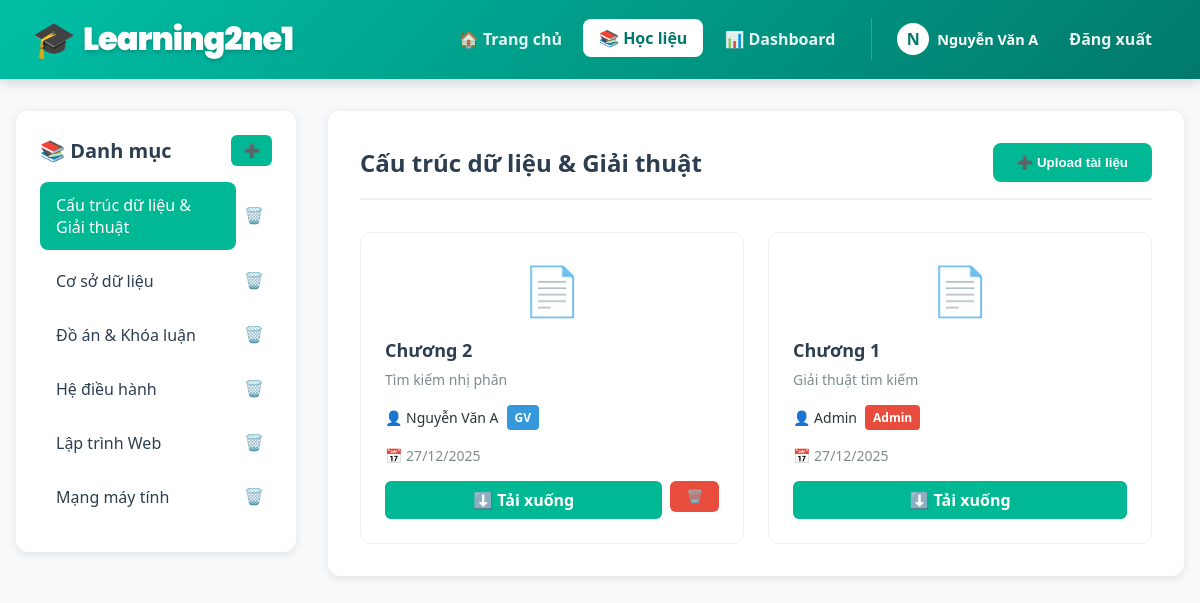
Screenshot of /pages/resources.php (signed in) with the database file from the repository.
### tables this page shows
CREATE TABLE `user` (
  `id_user` int(11) NOT NULL,
  `ho_ten` varchar(1000) NOT NULL,
  `username` varchar(100) NOT NULL,
  `password` varchar(100) NOT NULL,
  `account_level` int(11) NOT NULL DEFAULT '2'
);

CREATE TABLE `danh_muc_tai_lieu` (
  `id_danh_muc` int(11) NOT NULL,
  `ten_danh_muc` varchar(255) NOT NULL
);

CREATE TABLE `tai_lieu` (
  `id_tai_lieu` int(11) NOT NULL,
  `id_danh_muc` int(11) NOT NULL,
  `id_user` int(11) NOT NULL,
  `tieu_de` varchar(500) NOT NULL,
  `mo_ta` text,
  `duong_dan_file` varchar(500) NOT NULL,
  `ngay_upload` timestamp NOT NULL DEFAULT CURRENT_TIMESTAMP
);

### includes/functions.php (called while the page is built, shortened)
<?php
function isLoggedIn()
{
    return isset($_SESSION['user_id']);
}
function getCurrentUser($pdo)
{
    $stmt = $pdo->prepare("SELECT * FROM user WHERE id_user = ?");
    $stmt->execute([$_SESSION['user_id']]);
    return $stmt->fetch();
}

### pages/resources.php (the view, shortened to what this page needs)
<?php
require_once '../config.php';
require_once '../includes/functions.php';
$current_user = getCurrentUser($pdo);
$can_upload = ($current_user['account_level'] <= 1);
$stmt = $pdo->query("SELECT * FROM danh_muc_tai_lieu ORDER BY ten_danh_muc ASC");
$categories = $stmt->fetchAll();
$selected_category = isset($_GET['category']) ? (int)$_GET['category'] : ($categories[0]['id_danh_muc'] ?? 0);
if ($selected_category > 0) {
    $stmt = $pdo->prepare("
        SELECT t.*, u.ho_ten, u.account_level
        FROM tai_lieu t
        JOIN user u ON t.id_user = u.id_user
        WHERE t.id_danh_muc = ?
        ORDER BY t.ngay_upload DESC
    ");
    $stmt->execute([$selected_category]);
    $resources = $stmt->fetchAll();
} else {
    $resources = [];
}
$category_name = '';
if ($selected_category > 0) {
    foreach ($categories as $cat) {
        if ($cat['id_danh_muc'] == $selected_category) {
            $category_name = $cat['ten_danh_muc'];
            break;
        }
    }
}
function getFileIcon($filename)
{
    $ext = strtolower(pathinfo($filename, PATHINFO_EXTENSION));
    $icons = [
        'pdf' => '📄',
        'doc' => '📝',
        'docx' => '📝',
        'zip' => '🗜️',
        'rar' => '🗜️',
        'ppt' => '📊',
        'pptx' => '📊',
        'xls' => '📊',
        'xlsx' => '📊',
        'txt' => '📃'
    ];
    return $icons[$ext] ?? '📎';
}
?>
<!DOCTYPE html>
<html lang="vi">
<head>
    <link rel="stylesheet" href="../assets/css/style.css">
    <link rel="stylesheet" href="../assets/css/resources.css">
</head>
<body>
    <?php include '../includes/navbar.php'; ?>
    <div class="resources-container">
        <aside class="sidebar">
            <div style="display: flex; justify-content: space-between; align-items: center; margin-bottom: 1rem;">
                <h3 style="margin: 0;">📚 Danh mục</h3>
                <?php if ($can_upload): ?>
                    <button onclick="document.getElementById('createCategoryModal').style.display='flex'"
                        style="background: var(--primary-mint); color: white; border: none; padding: 0.5rem 0.75rem; border-radius: 6px; cursor: pointer; font-weight: 600;">
                        ➕
                    </button>
                <?php endif; ?>
            </div>
            <ul class="category-list">
                <?php foreach ($categories as $cat): ?>
                    <li class="category-item">
                        <a href="?category=<?= $cat['id_danh_muc'] ?>"
                            class="category-link <?= $selected_category == $cat['id_danh_muc'] ? 'active' : '' ?>">
                            <?= htmlspecialchars($cat['ten_danh_muc']) ?>
                        </a>
                        <?php if ($can_upload): ?>
                            <form method="POST" onsubmit="return confirm('Xác nhận xóa danh mục này?')">
                                <button type="submit" name="delete_category"
                                    style="background: none; border: none; color: #e74c3c; cursor: pointer; padding: 0.5rem; font-size: 1rem;"
                                    title="Xóa danh mục">
                                    🗑️
                                </button>
                            </form>
                        <?php endif; ?>
                    </li>
                <?php endforeach; ?>
            </ul>
        </aside>
        <main class="content-area">
            <div class="content-header">
                <h2><?= $category_name ? htmlspecialchars($category_name) : 'Chọn danh mục' ?></h2>
                <?php if ($can_upload): ?>
                    <button class="btn-upload" onclick="openUploadModal()">
                        ➕ Upload tài liệu
                    </button>
                <?php endif; ?>
            </div>
            <?php if (empty($resources)): ?>
                <div class="empty-state">
                    <div class="empty-state-icon">📭</div>
                    <p>Chưa có tài liệu nào trong danh mục này</p>
                </div>
            <?php else: ?>
                <div class="resources-grid">
                    <?php foreach ($resources as $resource): ?>
                        <div class="resource-card">
                            <div class="resource-icon">
                                <?= getFileIcon($resource['duong_dan_file']) ?>
                            </div>
                            <h3 class="resource-title"><?= htmlspecialchars($resource['tieu_de']) ?></h3>
                            <?php if ($resource['mo_ta']): ?>
                                <p class="resource-meta"><?= htmlspecialchars($resource['mo_ta']) ?></p>
                            <?php endif; ?>
                            <div class="resource-uploader">
                                <span>👤 <?= htmlspecialchars($resource['ho_ten']) ?></span>
                                <?php
                                $role_class = ['badge-admin', 'badge-teacher', 'badge-student'][$resource['account_level']] ?? 'badge-student';
                                $role_name = ['Admin', 'GV', 'SV'][$resource['account_level']] ?? 'SV';
                                ?>
                                <span class="uploader-badge <?= $role_class ?>"><?= $role_name ?></span>
                            </div>
                            <div class="resource-meta">
                                📅 <?= date('d/m/Y', strtotime($resource['ngay_upload'])) ?>
                            </div>
                            <div class="resource-actions">
                                <a href="../uploads/resources/<?= urlencode($resource['duong_dan_file']) ?>"
                                    download
                                    class="btn-download">
                                    ⬇️ Tải xuống
                                </a>
                                <?php if ($resource['id_user'] == $_SESSION['user_id'] || $current_user['account_level'] == 0): ?>
                                    <form method="POST" onsubmit="return confirm('Bạn có chắc muốn xóa tài liệu này?')" style="margin: 0;">
                                        <button type="submit" name="delete_resource" class="btn-delete">🗑️</button>
                                    </form>
                                <?php endif; ?>
                            </div>
                        </div>
                    <?php endforeach; ?>
                </div>
            <?php endif; ?>
        </main>
    </div>
</body>
</html>

### includes/navbar.php (shortened to what this page needs)
<?php
$in_pages_folder = strpos($_SERVER['PHP_SELF'], '/pages/') !== false;
$path = $in_pages_folder ? '../' : './';
$current_page = basename($_SERVER['PHP_SELF']);
?>
<nav class="navbar">
    <div class="navbar-container">
        <a href="<?= $path ?>index.php" class="navbar-brand">
            <span style="font-size: 2.2rem;">🎓</span>
            <span class="brand-text">Learning2ne1</span>
        </a>
        <div class="navbar-menu" id="navbarMenu">
            <a href="<?= $path ?>index.php" class="nav-link <?= $current_page == 'index.php' ? 'active' : '' ?>">🏠 Trang chủ</a>
            <a href="<?= $path ?>pages/resources.php" class="nav-link <?= $current_page == 'resources.php' ? 'active' : '' ?>">📚 Học liệu</a>
            <?php if (isset($current_user['id_user'])): ?>
                <a href="<?= $path ?>pages/dashboard.php" class="nav-link <?= $current_page == 'dashboard.php' ? 'active' : '' ?>">📊 Dashboard</a>
                <div class="user-section">
                    <div class="user-menu" style="display: flex; align-items: center; gap: 5px;">
                        <a href="<?= $path ?>pages/profile.php?username=<?= urlencode($current_user['username']) ?>" class="user-profile-link">
                            <div class="user-avatar-small">
                                <?= strtoupper(mb_substr($current_user['ho_ten'], 0, 1)) ?>
                            </div>
                            <span style="font-weight: 600; font-size: 0.9rem;"><?= htmlspecialchars($current_user['ho_ten']) ?></span>
                        </a>
                        <a href="<?= $path ?>pages/logout.php" class="nav-link">Đăng xuất</a>
                    </div>
                </div>
            <?php else: ?>
                <a href="<?= $path ?>pages/login.php" class="nav-link" style="background: white; color: #00796b;">Đăng nhập</a>
            <?php endif; ?>
        </div>
    </div>
</nav>

### assets/css/style.css (style rules this page uses)
:root { --primary-mint: #00b894; --light-mint: #55efc4; --accent-yellow: #ffeaa7; --pop-yellow: #fdcb6e; --text-dark: #2d3436; --text-white: #ffffff; --bg-grey: #f7f9fa; --shadow: 0 4px 15px rgba(0, 184, 148, 0.2); }
* { box-sizing: border-box; margin: 0; padding: 0; }
body { font-family: 'Segoe UI', Tahoma, Geneva, Verdana, sans-serif; background-color: var(--bg-grey); color: var(--text-dark); }
button, .btn { cursor: pointer; transition: all 0.3s ease; }
a { transition: color 0.3s; }

### assets/css/resources.css (style rules this page uses)
.resources-container { max-width: 1400px; margin: 2rem auto; padding: 0 1rem; display: grid; grid-template-columns: 280px 1fr; gap: 2rem; }
.sidebar { background: white; padding: 1.5rem; border-radius: 12px; box-shadow: 0 2px 8px rgba(0, 0, 0, 0.1); height: fit-content; position: sticky; top: 100px; }
.sidebar h3 { margin: 0 0 1rem 0; color: #2c3e50; font-size: 1.25rem; }
.category-list { list-style: none; padding: 0; margin: 0; }
.category-item { margin-bottom: 0.5rem; display: flex; align-items: center; justify-content: space-between; }
.category-link { flex: 1; padding: 0.75rem 1rem; border-radius: 8px; text-decoration: none; color: #2c3e50; transition: all 0.3s; font-weight: 500; }
.category-link.active { background: var(--primary-mint); color: white; }
.content-area { background: white; padding: 2rem; border-radius: 12px; box-shadow: 0 2px 8px rgba(0, 0, 0, 0.1); }
.content-header { display: flex; justify-content: space-between; align-items: center; margin-bottom: 2rem; padding-bottom: 1rem; border-bottom: 2px solid #ecf0f1; }
.content-header h2 { margin: 0; color: #2c3e50; }
.btn-upload { background: var(--primary-mint); color: white; padding: 0.75rem 1.5rem; border: none; border-radius: 8px; font-weight: 600; cursor: pointer; transition: all 0.3s; text-decoration: none; display: inline-block; }
.resources-grid { display: grid; grid-template-columns: repeat(auto-fill, minmax(300px, 1fr)); gap: 1.5rem; }
.resource-card { background: white; border: 1px solid #ecf0f1; border-radius: 12px; padding: 1.5rem; transition: all 0.3s; position: relative; }
.resource-icon { font-size: 3rem; text-align: center; margin-bottom: 1rem; }
.resource-title { font-size: 1.125rem; font-weight: 600; color: #2c3e50; margin: 0 0 0.5rem 0; }
.resource-meta { font-size: 0.875rem; color: #7f8c8d; margin-bottom: 0.5rem; }
.resource-uploader { display: flex; align-items: center; gap: 0.5rem; margin: 1rem 0; font-size: 0.875rem; }
.uploader-badge { padding: 0.25rem 0.5rem; border-radius: 4px; font-size: 0.75rem; font-weight: 600; }
.badge-admin { background: #e74c3c; color: white; }
.badge-teacher { background: #3498db; color: white; }
.resource-actions { display: flex; gap: 0.5rem; margin-top: 1rem; }
.btn-download { flex: 1; background: var(--primary-mint); color: white; padding: 0.5rem 1rem; border: none; border-radius: 6px; font-weight: 600; cursor: pointer; text-align: center; text-decoration: none; transition: all 0.3s; }
.btn-delete { background: #e74c3c; color: white; padding: 0.5rem 1rem; border: none; border-radius: 6px; font-weight: 600; cursor: pointer; }

### rows the page displays
user: ho_ten "N", ho_ten "Nguyễn Văn A"
danh_muc_tai_lieu: ten_danh_muc "Cấu trúc dữ liệu & Giải thuật"
danh_muc_tai_lieu: ten_danh_muc "Cơ sở dữ liệu"
danh_muc_tai_lieu: ten_danh_muc "Đồ án & Khóa luận"
danh_muc_tai_lieu: ten_danh_muc "Hệ điều hành"
danh_muc_tai_lieu: ten_danh_muc "Lập trình Web"
danh_muc_tai_lieu: ten_danh_muc "Mạng máy tính"
tai_lieu: duong_dan_file "📄", tieu_de "Chương 2", mo_ta "Tìm kiếm nhị phân", id_user.ho_ten "Nguyễn Văn A", id_user.account_level "GV", ngay_upload "27/12/2025"
tai_lieu: duong_dan_file "📄", tieu_de "Chương 1", mo_ta "Giải thuật tìm kiếm", id_user.ho_ten "Admin", id_user.account_level "Admin", ngay_upload "27/12/2025"
